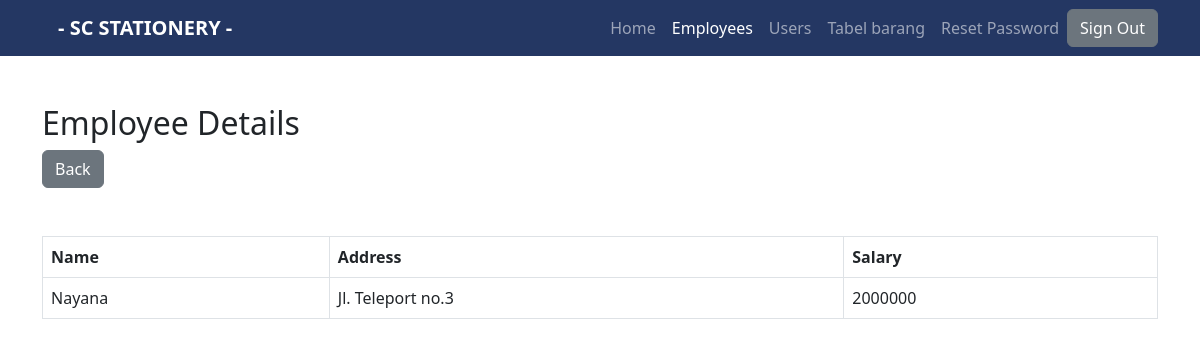
The app's page /employees/read.php?id=4 with its own data.
### tables this page shows
CREATE TABLE `employees` (
  `id` int(6) NOT NULL,
  `name` varchar(25) NOT NULL,
  `address` varchar(150) NOT NULL,
  `salary` float NOT NULL
);

### employees/read.php (the view, shortened to what this page needs)
<?php
if (isset($_GET["id"]) && !empty(trim($_GET["id"]))) {
    require_once "../config/config.php";
    $sql = "SELECT * FROM employees WHERE id = ?";
    if ($stmt = mysqli_prepare($link, $sql)) {
        mysqli_stmt_bind_param($stmt, "i", $param_id);
        if (mysqli_stmt_execute($stmt)) {
            $result = mysqli_stmt_get_result($stmt);
            if (mysqli_num_rows($result) == 1) {
                $row = mysqli_fetch_array($result, MYSQLI_ASSOC);
            } else {
                header("location: ../error.php");
                exit();
            }
        } else {
            echo "Oops! Something went wrong. Please try again later.";
        }
    }
} else {
    header("location: ../error.php");
    exit();
}
?>
<!DOCTYPE html>
<html lang="en">
<head>
    <link rel="stylesheet" href="https://cdnjs.cloudflare.com/ajax/libs/bootstrap/5.2.3/css/bootstrap.rtl.css" />
</head>
<body>
    <nav class="navbar navbar-expand-lg navbar-dark " style ="background-color: #243763">
        <div class="container">
            <a class="navbar-brand" href="../home/welcome.php"><b>- SC STATIONERY -</b></a>
            <div class="collapse navbar-collapse" id="navbarSupportedContent">
                <ul class="navbar-nav me-auto mb-2 mb-lg-0">
                    <li class="nav-item">
                        <a class="nav-link" aria-current="page" href="../home/welcome.php">Home</a>
                    </li>
                    <li class="nav-item">
                        <a class="nav-link active" href="../employees/index.php">Employees</a>
                    </li>
                    <li class="nav-item">
                        <a class="nav-link" href="../users/usernya.php">Users</a>
                    </li>
                    <li class="nav-item">
                        <a class="nav-link" href="../tb_barang/index_barang.php">Tabel barang</a>
                    </li>
                    <li class="nav-item">
                        <a class="nav-link" href="../reset/reset-password.php">Reset Password</a>
                    </li>
                </ul>
                <div class="tombol">
                    <a href="../logout.php" class="btn btn-secondary">Sign Out</a>
                </div>
            </div>
        </div>
    </nav>
    <div class="wrapper">
        <div class="container">
            <div class="row">
                <div class="col-12">
                    <div class="page-header my-5">
                        <h2>Employee Details</h2>
                        <a href="index.php" class="btn btn-secondary">Back</a>
                    </div>
                    <table class="table table-bordered">
                        <thead>
                            <tr>
                                <th>Name</th>
                                <th>Address</th>
                                <th>Salary</th>
                            </tr>
                        </thead>
                        <tbody>
                            <tr>
                                <td><?php echo $row["name"]; ?></td>
                                <td><?php echo $row["address"]; ?></td>
                                <td><?php echo $row["salary"]; ?></td>
                            </tr>
                    </table>
                </div>
            </div>
        </div>
    </div>
</body>
</html>

### records on screen
employees: name "Nayana", address "Jl. Teleport no.3", salary "2000000"
